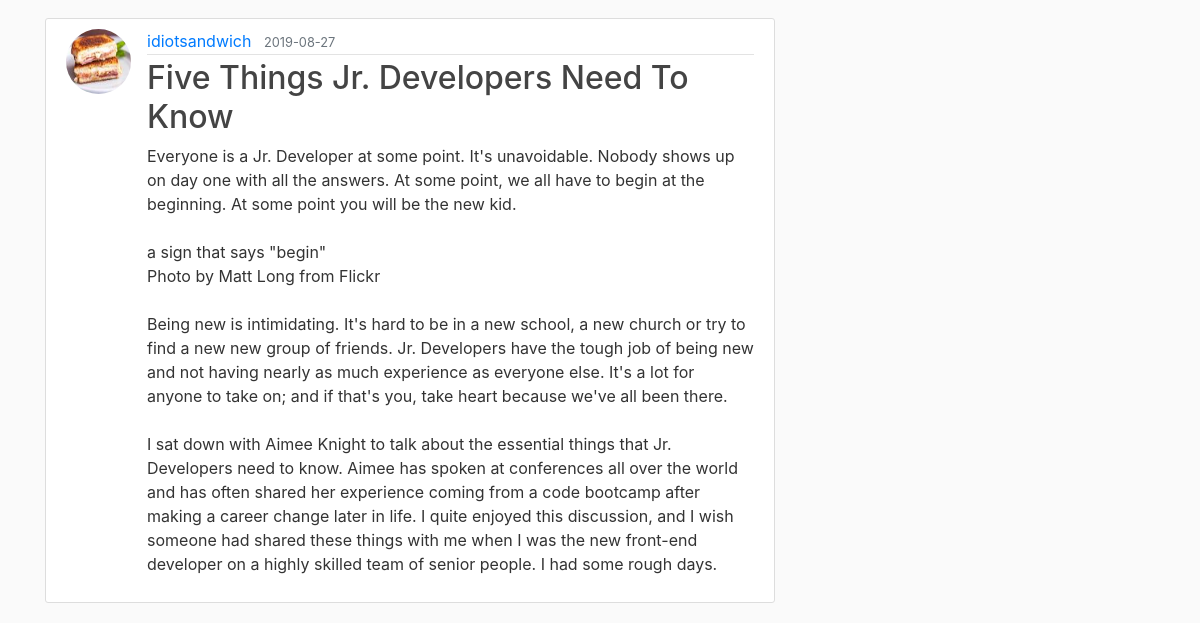
Page /home (lower part) on the earlier database version.
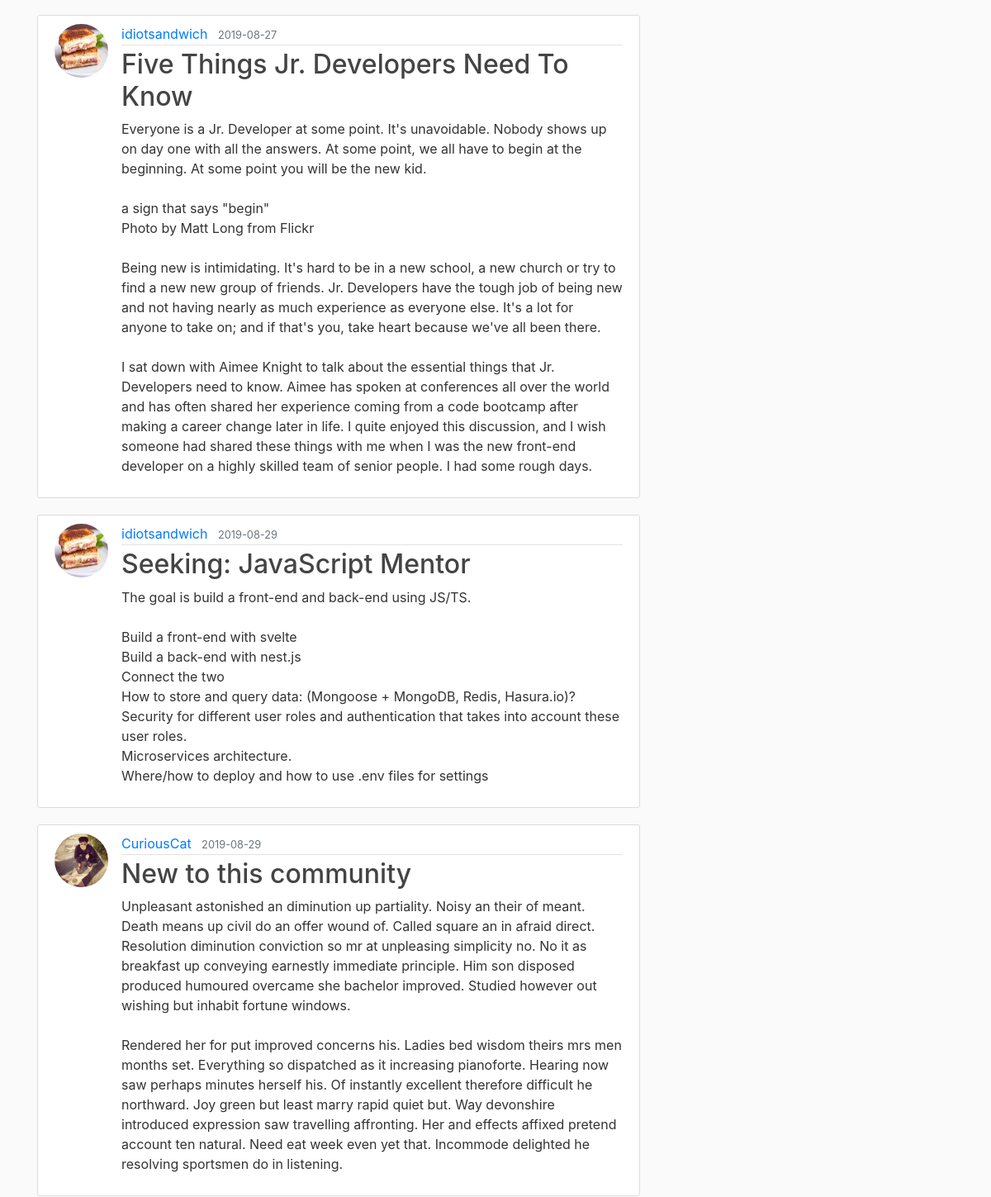
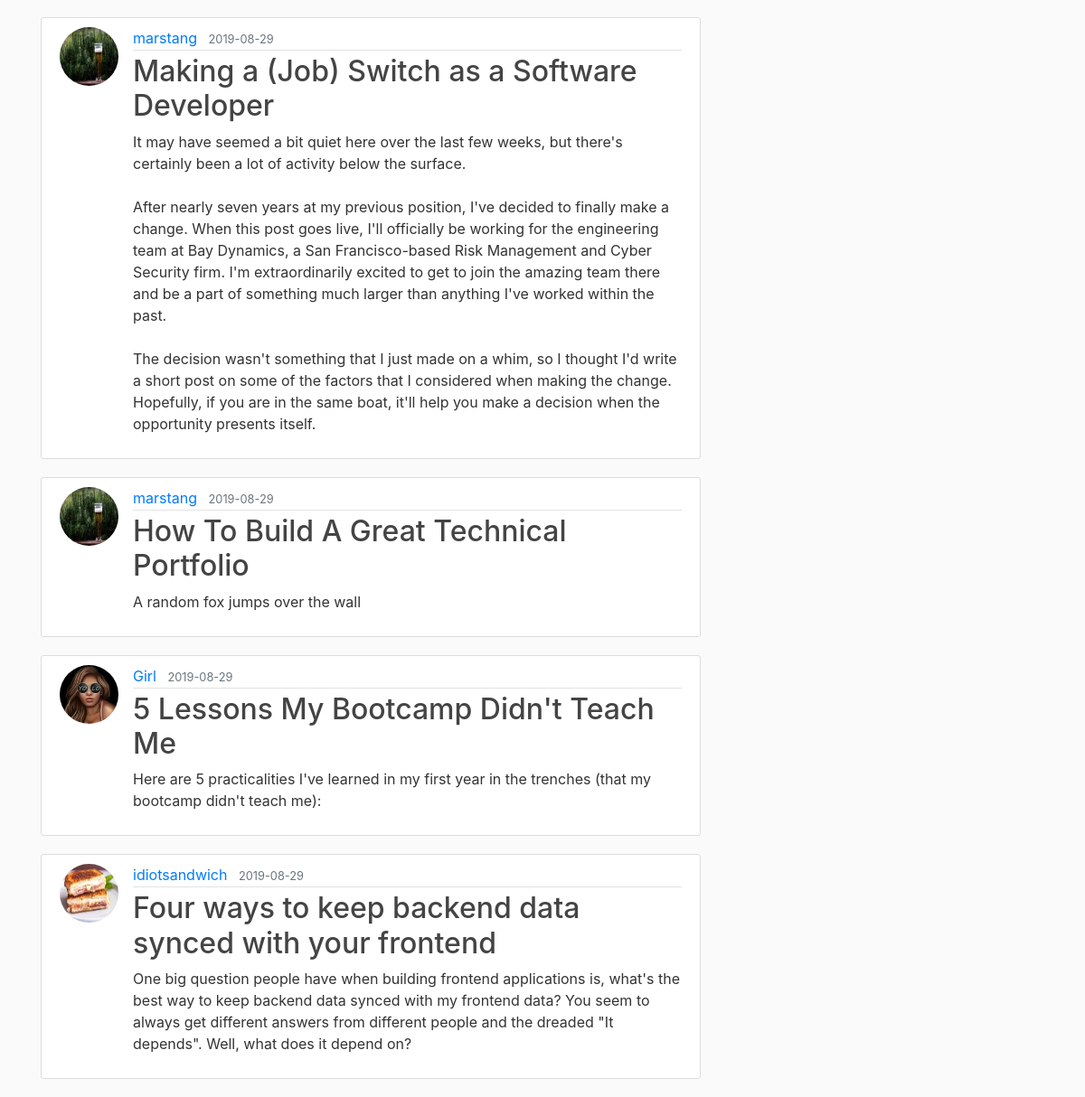
Same page on the later database version (2 pictures, top to bottom).
### flaskblog/models.py (models this page shows, shortened)
class Post(db.Model):
    id = db.Column(db.Integer, primary_key=True)
    title = db.Column(db.String(100), nullable=False)
    date_posted = db.Column(db.DateTime, nullable=False, default=datetime.utcnow)
    content = db.Column(db.Text, nullable=False)
    user_id = db.Column(db.Integer, db.ForeignKey('user.id'), nullable=False)

class User(db.Model, UserMixin):
    id = db.Column(db.Integer, primary_key=True)
    username = db.Column(db.String(20), unique=True, nullable=False)
    email = db.Column(db.String(120), unique=True, nullable=False)
    image_file = db.Column(db.String(20), nullable=False, default='default.jpg')
    password = db.Column(db.String(60), nullable=False)
    posts = db.relationship('Post', backref='author', lazy=True)

### flaskblog/routes.py (the view)
@app.route("/")
@app.route("/home")
def home():
    posts = Post.query.all()
    return render_template('home.html', posts=posts)

### flaskblog/templates/home.html (shortened to what this page needs)
{% extends "layout.html" %}
{% block content %}
{% for post in posts %}
        <article class="media content-section ">
          <img class="rounded-circle article-img " src="{{ url_for( 'static', filename='profile_pics/' + post.author.image_file) }} ">
          <div class="media-body ">
            <div class="article-metadata ">
              <a class="mr-2 " href="# ">{{ post.author.username }}</a>
              <small class="text-muted ">{{ post.date_posted.strftime('%Y-%m-%d') }}</small>
            </div>
            <h2><a class="article-title " href="{{ url_for( 'post', post_id=post.id) }} ">{{ post.title }}</a></h2>
            <p class="article-content ">{{ post.content }}</p>
          </div>
        </article>
    {% endfor %}
{% endblock content %}

### flaskblog/templates/layout.html (shortened to what this page needs)
<!DOCTYPE html>
<html>
<head>
    <link rel="stylesheet" href="https://maxcdn.bootstrapcdn.com/bootstrap/4.0.0/css/bootstrap.min.css">
    <link rel="stylesheet" type="text/css" href="{{ url_for('static', filename='main.css') }}">
</head>
<body>
    <main role="main" class="container">
      <div class="row">
        <div class="col-md-8">
          {% block content %}{% endblock %}
        </div>
        <div class="col-md-4">
        </div>
      </div>
    </main>
</body>
</html>

### flaskblog/static/main.css (style rules this page uses)
body { background: #fafafa; color: #333333; margin-top: 5rem; }
h1, h2, h3, h4, h5, h6 { color: #444444; }
.content-section { background: #ffffff; padding: 10px 20px; border: 1px solid #dddddd; border-radius: 3px; margin-bottom: 20px; }
.article-title { color: #444444; }
.article-content { white-space: pre-line; }
.article-img { height: 65px; width: 65px; margin-right: 16px; }
.article-metadata { padding-bottom: 1px; margin-bottom: 4px; border-bottom: 1px solid #e3e3e3 }

Differences in the rows shown:
added Post: image_file (picture), author.username "idiotsandwich", date_posted "2019-08-29", title "Seeking: JavaScript Mentor", content "The goal is build a front-end and back-end using JS/TS. Build a front-end with svelte Build a back-end with nest.js Connect the two How to store and query data: (Mongoose + MongoDB, Redis, Hasura.io)? Security for different user roles and authentication that takes into account these user roles. Microservices architecture. Where/how to deploy and how to use .env files for settings"
added Post: image_file (placeholder picture), author.username "CuriousCat", date_posted "2019-08-29", title "New to this community", content "Unpleasant astonished an diminution up partiality. Noisy an their of meant. Death means up civil do an offer wound of. Called square an in afraid direct. Resolution diminution conviction so mr at unpleasing simplicity no. No it as breakfast up conveying earnestly immediate principle. Him son disposed produced humoured overcame she bachelor improved. Studied however out wishing but inhabit fortune windows. Rendered her for put improved concerns his. Ladies bed wisdom theirs mrs men months set. Everything so dispatched as it increasing pianoforte. Hearing now saw perhaps minutes herself his. Of instantly excellent therefore difficult he northward. Joy green but least marry rapid quiet but.…"
added Post: image_file (picture), author.username "marstang", date_posted "2019-08-29", title "Making a (Job) Switch as a Software Developer", content "It may have seemed a bit quiet here over the last few weeks, but there's certainly been a lot of activity below the surface. After nearly seven years at my previous position, I've decided to finally make a change. When this post goes live, I'll officially be working for the engineering team at Bay Dynamics, a San Francisco-based Risk Management and Cyber Security firm. I'm extraordinarily excited to get to join the amazing team there and be a part of something much larger than anything I've worked within the past. The decision wasn't something that I just made on a whim, so I thought I'd write a short post on some of the factors that I considered when making the change. Hopefully, if you…"
added Post: image_file (picture), author.username "marstang", date_posted "2019-08-29", title "How To Build A Great Technical Portfolio", content "A random fox jumps over the wall"
added Post: image_file (picture), author.username "Girl", date_posted "2019-08-29", title "5 Lessons My Bootcamp Didn't Teach Me", content "Here are 5 practicalities I've learned in my first year in the trenches (that my bootcamp didn't teach me):"
added Post: image_file (picture), author.username "idiotsandwich", date_posted "2019-08-29", title "Four ways to keep backend data synced with your frontend", content "One big question people have when building frontend applications is, what's the best way to keep backend data synced with my frontend data? You seem to always get different answers from different people and the dreaded \"It depends\". Well, what does it depend on?"
